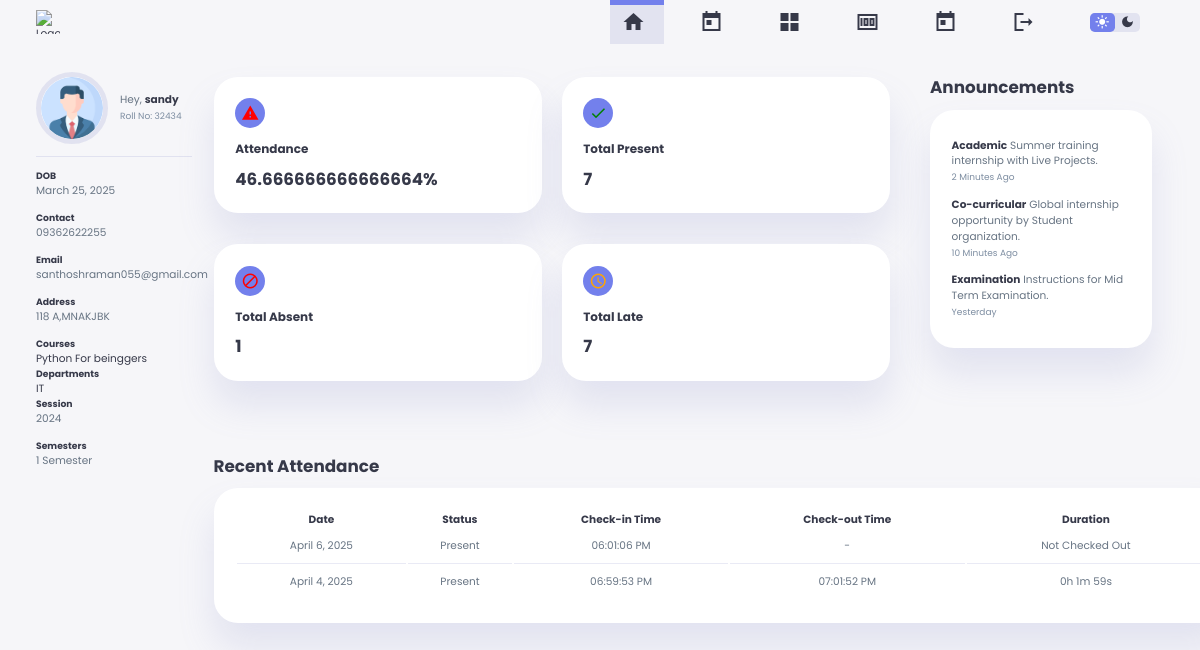
Page /student-dashboard/ (signed in) on the committed database.
### app1/models.py (models this page shows, shortened)
class Student(models.Model):
    user = models.OneToOneField(User, on_delete=models.CASCADE, related_name="student_profile")
    name = models.CharField(max_length=255)
    email = models.EmailField(max_length=255)
    phone_number = models.CharField(max_length=15)
    face_embedding = models.JSONField(blank=True, null=True)
    authorized = models.BooleanField(default=False)
    roll_no = models.CharField(max_length=20,unique=True)
    address = models.TextField()
    date_of_birth = models.DateField()
    joining_date = models.DateField()
    mother_name = models.CharField(max_length=255)
    father_name = models.CharField(max_length=255)
    session = models.ForeignKey(Session, on_delete=models.CASCADE, related_name="students")
    courses = models.ManyToManyField(Course, related_name="students")
    department = models.ManyToManyField(Department, related_name="students")
    semester= models.ManyToManyField(Semester, related_name="students")

class Course(models.Model):
    name = models.CharField(max_length=255, unique=True, help_text="Course name")
    description = models.TextField(help_text="Course description")
    session = models.ForeignKey(Session, on_delete=models.CASCADE, related_name="courses")  # Linking to Session
    created_at = models.DateTimeField(auto_now_add=True)
    updated_at = models.DateTimeField(auto_now=True)

class Department(models.Model):
    name = models.CharField(max_length=255)
    description = models.TextField()

class Session(models.Model):
    start_date = models.DateField()
    end_date = models.DateField()
    name = models.CharField(max_length=100)

class Semester(models.Model):
    name = models.CharField(max_length=100, unique=True, help_text="Semester name (e.g., Fall 2024)")
    start_date = models.DateField(help_text="Start date of the semester")
    end_date = models.DateField(help_text="End date of the semester")
    description = models.TextField(help_text="Brief description of the semester", blank=True, null=True)

class Attendance(models.Model):
    student = models.ForeignKey(Student, on_delete=models.CASCADE)
    date = models.DateField()
    check_in_time = models.DateTimeField(null=True, blank=True)
    check_out_time = models.DateTimeField(null=True, blank=True)
    status = models.CharField(max_length=20, choices=[('Present', 'Present'), ('Absent', 'Absent'), ('Leave', 'Leave')], default='Absent')
    is_late = models.BooleanField(default=False)
    email_sent = models.BooleanField(default=False)
    def calculate_duration(self):
        if self.check_in_time and self.check_out_time:
            duration = self.check_out_time - self.check_in_time
            hours, remainder = divmod(duration.total_seconds(), 3600)
            minutes, seconds = divmod(remainder, 60)
            return f"{int(hours)}h {int(minutes)}m {int(seconds)}s"
        return None

### app1/views.py (the view)
# urls.py: path('student-dashboard/', views.student_dashboard, name='student_dashboard'),
@login_required
def student_dashboard(request):
    try:
        student = Student.objects.get(user=request.user)
    except Student.DoesNotExist:
        messages.error(request, "Student record does not exist for this user.")
        return redirect('admin_dashboard')  # Redirect to home or profile creation page if student does not exist
    total_late_count = Attendance.objects.filter(student=student, is_late=True).count()
    total_present = Attendance.objects.filter(student=student, status='Present').count()
    total_absent = Attendance.objects.filter(student=student, status='Absent').count()
    total_classes = total_present + total_absent + total_late_count
    if total_classes > 0:
        attendance_percentage = (total_present / total_classes) * 100
    else:
        attendance_percentage = 0  # If there are no attendance records, set percentage to 0
    attendance_records = student.attendance_set.all().order_by('-date')[:2]
    fee = Fee.objects.filter(student=student, paid=False).first()  # Get the unpaid fee record (if any)
    fee_payment_records = FeePayment.objects.filter(fee=fee) if fee else []
    session = student.session  # Get the session the student is enrolled in
    semesters = student.semester.all()  # Get the list of semesters the student is associated with
    courses = student.courses.all()  # Get the courses the student is enrolled in
    departments = student.department.all()  # Get the departments the student is part of
    context = {
        'student': student,
        'total_present': total_present,
        'total_absent': total_absent,
        'total_late_count': total_late_count,
        'attendance_percentage': attendance_percentage,  # Pass the attendance percentage
        'attendance_records': attendance_records,
        'fee': fee,
        'fee_payment_records': fee_payment_records,
        'session': session,
        'semesters': semesters,
        'courses': courses,
        'departments': departments,
    }
    return render(request, 'student/student-dashboard.html', context)

### templates/student/student-dashboard.html (shortened to what this page needs)
{% load static %}
<!DOCTYPE html>
<html lang="en">
<head>
    <link rel="stylesheet" href="{% static 'style.css' %}">
</head>
<body>
    <header>
        <div class="logo" title="University Management System">
            <img src="https://apycoder.com/wp-content/uploads/2024/02/WhatsApp-Image-2024-02-10-at-2.31.50-PM-1.jpeg" alt="Logo">
        </div>
        <div class="navbar">
            <a href="{% url 'student_dashboard' %}" class="active">
                <span class="material-icons-sharp">home</span>
            </a>
            <a href="{%url 'student_attendance'%}" onclick="timeTableAll()">
                <span class="material-icons-sharp">today</span>
            </a>
            <a href="{% url 'course_list' %}">
                <span class="material-icons-sharp">grid_view</span>
            </a>
            <a href="{% url 'student_fee_detail' %}">
                <span class="material-icons-sharp">money</span>
            </a>
            <a href="{% url 'Student_leave_list' %}">
                <span class="material-icons-sharp">today</span>
            </a>
            <a href="{% url 'logout' %}">
                <span class="material-icons-sharp">logout</span>
            </a>
        </div>
        <div class="theme-toggler">
            <span class="material-icons-sharp active">light_mode</span>
            <span class="material-icons-sharp">dark_mode</span>
        </div>
    </header>
    <div class="container">
        <aside>
            <div class="profile">
                <div class="top">
                    <div class="profile-photo">
                        {% if student.image %}
                            <img src="{{ student.image.url }}" alt="Profile Photo">
                        {% else %}
                            <img src="{% static 'images/defual.png' %}" alt="Default Profile Photo">
                        {% endif %}
                    </div>
                    <div class="info">
                        <p>Hey, <b>{{ student.name }}</b></p>
                        <small class="text-muted">Roll No: {{ student.roll_no }}</small>
                    </div>
                </div>
                <div class="about">
                    <div class="profile-details">
                        <div class="row">
                            <div class="col-md-6">
                                <h5>DOB</h5>
                                <p>{{ student.date_of_birth }}</p>
                            </div>
                        </div>
                        <div class="row">
                            <div class="col-md-6">
                                <h5>Contact</h5>
                                <p>{{ student.phone_number }}</p>
                            </div>
                            <div class="col-md-6">
                                <h5>Email</h5>
                                <p>{{ student.email }}</p>
                            </div>
                        </div>
                        <div class="row">
                            <div class="col-12">
                                <h5>Address</h5>
                                <p>{{ student.address }}</p>
                            </div>
                        </div>
                    </div>
                    <div class="course-department-session-semester">
                        <div class="row">
                            <div class="col-md-3">
                                <h5>Courses</h5>
                                <ul>
                                    {% for course in courses %}
                                        <li>{{ course.name }}</li>
                                    {% endfor %}
                                </ul>
                            </div>
                            <div class="col-md-3">
                                <h5>Departments</h5>
                                <ul>
                                    {% for department in departments %}
                                        <li>{{ department.name }}</li>
                                    {% endfor %}
                                </ul>
                            </div>
                            <div class="col-md-3">
                                <h5>Session</h5>
                                <p>{{ session.name }}</p>
                            </div>
                            <div class="col-md-3">
                                <h5>Semesters</h5>
                                <p>
                                    {% for semester in semesters %}
                                        {{ semester.name }}{% if not forloop.last %}, {% endif %}
                                    {% endfor %}
                                </p>
                            </div>
                        </div>
                    </div>
                </div>
            </div>
        </aside>
        <main>
            <div class="subjects">
                <div class="attendance-summary">
                    {% if attendance_percentage < 75 %}
                        <span class="material-icons-sharp" style="color: red;">warning</span>
                    {% else %}
                        <span class="material-icons-sharp" style="color: green;">check_circle</span>
                    {% endif %}
                    <h3>Attendance</h3>
                    <h2>{{ attendance_percentage }}%</h2>
                </div>
                <div class="attendance-summary">
                    <span class="material-icons-sharp" style="color: green;">done</span>
                    <h3>Total Present</h3>
                    <h2>{{ total_present }}</h2>
                </div>
                <div class="attendance-summary">
                    <span class="material-icons-sharp" style="color: red;">block</span>
                    <h3>Total Absent</h3>
                    <h2>{{ total_absent }}</h2>
                </div>
                <div class="attendance-summary">
                    <span class="material-icons-sharp" style="color: orange;">schedule</span>
                    <h3>Total Late</h3>
                    <h2>{{ total_late_count }}</h2>
                </div>
            </div>
<div class="timetable" id="timetable">
    <div>
        <h2>Recent Attendance</h2>
    </div>
    <table>
        <thead>
            <tr>
                <th>Date</th>
                <th>Status</th>
                <th>Check-in Time</th>
                <th>Check-out Time</th>
                <th>Duration</th>
            </tr>
        </thead>
        <tbody>
            {% for record in attendance_records %}
            <tr>
                <td>{{ record.date }}</td>
                <td>{{ record.status }}</td>
                <td>
                    {% if record.check_in_time %}
                        {{ record.check_in_time|date:"h:i:s A" }}
                    {% else %}
                        -
                    {% endif %}
                </td>
                <td>
                    {% if record.check_out_time %}
                        {{ record.check_out_time|date:"h:i:s A" }}
                    {% else %}
                        -
                    {% endif %}
                </td>
                <td>
                    {% if record.check_in_time and record.check_out_time %}
                        {{ record.calculate_duration }}
                    {% else %}
                        Not Checked Out
                    {% endif %}
                </td>
            </tr>
            {% empty %}
            <tr>
                <td colspan="5">No attendance records found.</td>
            </tr>
            {% endfor %}
        </tbody>
    </table>
</div>
        </main>
        <div class="right">
            <div class="announcements">
                <h2>Announcements</h2>
                <div class="updates">
                    <div class="message">
                        <p><b>Academic</b> Summer training internship with Live Projects.</p>
                        <small class="text-muted">2 Minutes Ago</small>
                    </div>
                    <div class="message">
                        <p><b>Co-curricular</b> Global internship opportunity by Student organization.</p>
                        <small class="text-muted">10 Minutes Ago</small>
                    </div>
                    <div class="message">
                        <p><b>Examination</b> Instructions for Mid Term Examination.</p>
                        <small class="text-muted">Yesterday</small>
                    </div>
                </div>
            </div>
        </div>
    </div>
</body>
</html>

### rows in the picture
Student: name "sandy", roll_no "32434", date_of_birth "March 25, 2025", phone_number "09362622255", email "santhoshraman055@gmail.com", address "118 A,MNAKJBK"
Course: name "Python For beinggers"
Department: name "IT"
Session: name "2024"
Semester: name "1 Semester"
Attendance: date "April 6, 2025", status "Present", check_in_time "06:01:06 PM", shows "Not Checked Out"
Attendance: date "April 4, 2025", status "Present", check_in_time "06:59:53 PM", check_out_time "07:01:52 PM", calculate_duration "0h 1m 59s"

### other values in the picture
{{ attendance_percentage }} "46.666666666666664"
{{ total_present }} "7"
{{ total_absent }} "1"
{{ total_late_count }} "7"
